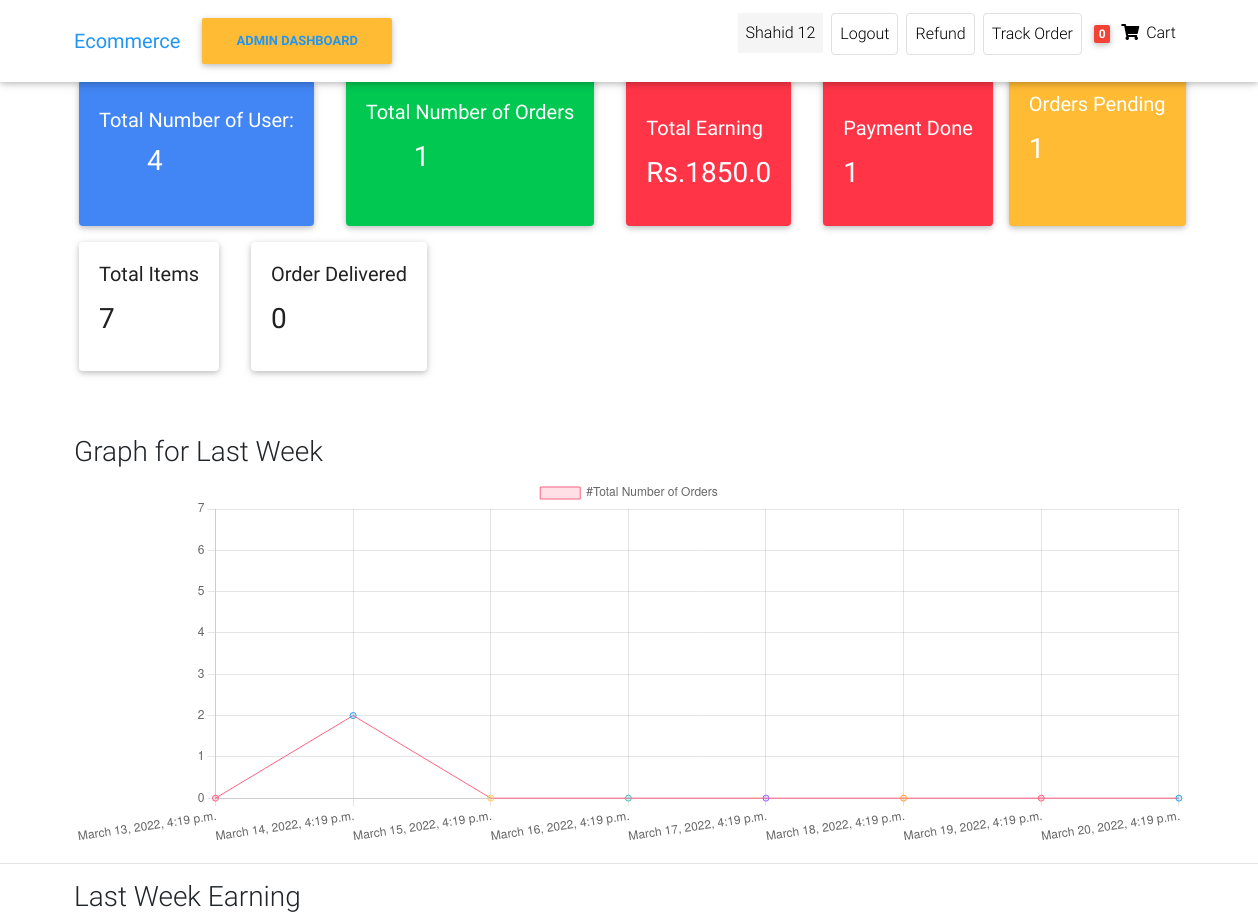
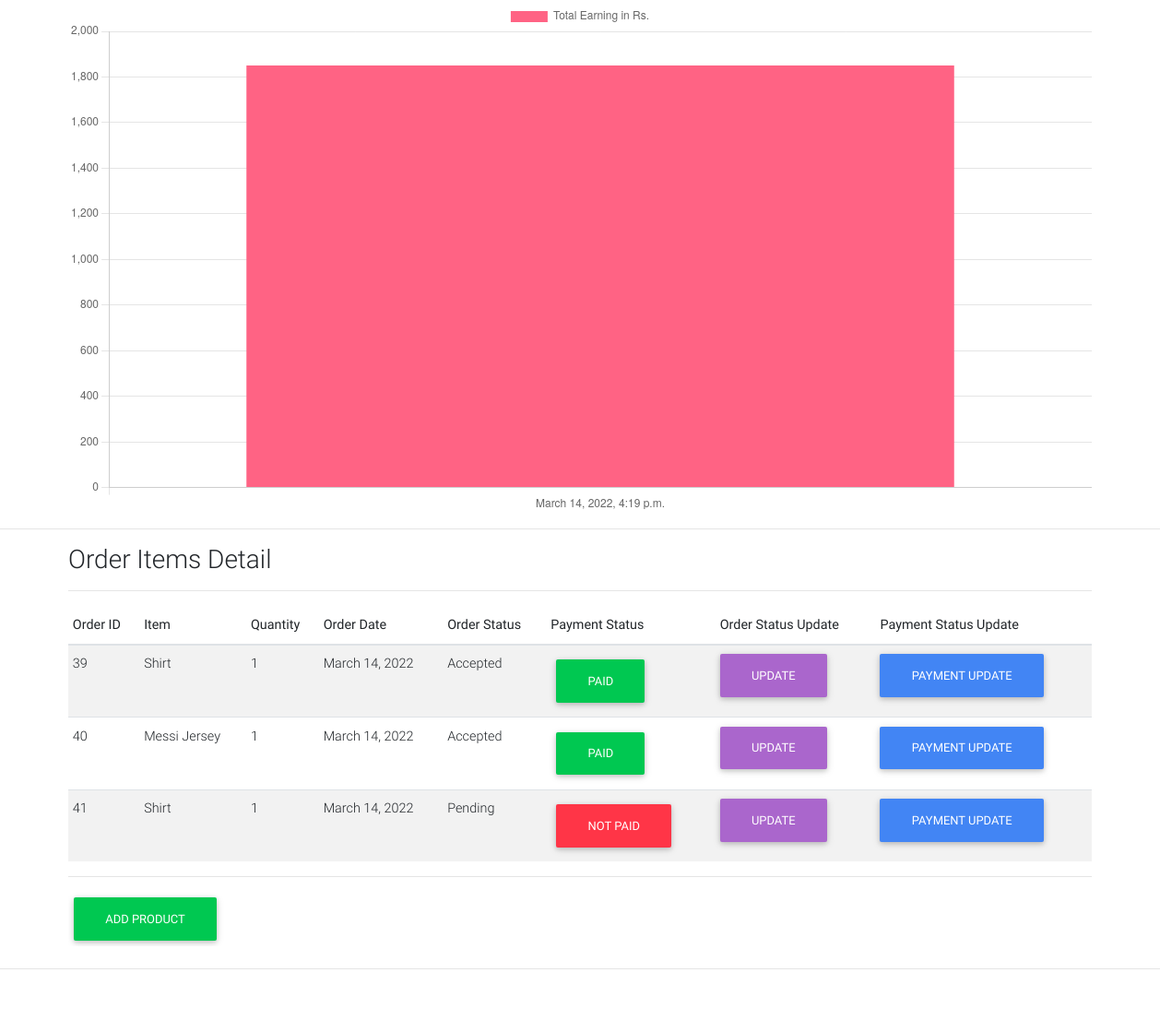
/admin-dashboard/ (signed in), run on the app's committed database (2 pictures, top to bottom).
### front/models.py (models this page shows, shortened)
class Customer(AbstractUser):#Users is customer here
    phone=models.CharField(max_length=12,default="")
    gender=models.CharField(max_length=15,default="")
    user_address=models.CharField(max_length=50,default="")

class OrderItem(models.Model):
    user=models.ForeignKey(Customer,on_delete=models.CASCADE,null=True,blank=True)
    ordered=models.BooleanField(default=False)
    item=models.ForeignKey(Item,on_delete=models.CASCADE)
    quantity=models.IntegerField(default=1)

class Item(models.Model):
    upload_path = 'Images'
    title=models.CharField(max_length=50)
    price=models.FloatField()
    discount_price=models.FloatField(blank=True,null=True)
    category=models.CharField(choices=CATEGORY_CHOICES,max_length=2)
    label=models.CharField(choices=LABEL_CHOICES,max_length=1)
    slug=models.SlugField(blank=True)
    description=models.TextField()
    image=models.ImageField(upload_to=upload_path,null=True,blank=True)

class Order(models.Model):
    user=models.ForeignKey(Customer,on_delete=models.CASCADE)
    ref_code=models.CharField(max_length=20,blank=True,null=True)
    items=models.ManyToManyField(OrderItem)
    start_date = models.DateTimeField(auto_now_add=True)
    ordered_date=models.DateField()
    ordered=models.BooleanField(default=False)#it check whether has been ordered or not
    billing_address=models.ForeignKey('Address',related_name='billing_address',on_delete=models.SET_NULL,blank=True,null=True)
    shipping_address=models.ForeignKey('Address',related_name='shipping_address',on_delete=models.SET_NULL,blank=True,null=True)
    payment_detail=models.ForeignKey('Payments',on_delete=models.SET_NULL,blank=True,null=True)
    coupon=models.ForeignKey('Coupon',on_delete=models.SET_NULL,blank=True,null=True)
    being_delivered=models.BooleanField(default=False)#deliver hogaya
    received=models.BooleanField(default=False)#order hmne receive karliya
    order_status=models.CharField(choices=status,max_length=10,default='Pe')
    refund_requested=models.BooleanField(default=False)
    refund_granted=models.BooleanField(default=False)

### front/views.py (the view)
# urls.py: path('admin-dashboard/',  views.admin_dashboard, name='admin_dashboard'),
@login_required(login_url="login/")
def admin_dashboard(request):
    users=Customer.objects.all().count()
    total_ordered=Order.objects.filter(ordered=True).count()
    total_earnings=Payments.objects.aggregate(Sum('amount'))
    print(total_earnings['amount__sum'])
    order_pending=Order.objects.filter(order_status="Pe").count()
    order_delivered=Order.objects.filter(order_status="D").count()
    order_payment_done=Order.objects.filter(payment_detail__paid=True).count()
    orders=Order.objects.all()
    payment_ids=Payments.objects.all()
    for order in orders:
        print("Payment Detail",order.payment_detail.id)
    total_items=Item.objects.all().count()
    today=datetime.datetime.now()
    last_week=today-datetime.timedelta(days=7)
    seven_days_count=[]
    seven_days_date=[]
    seven_days_earning=[]
    seven_days_record=[]
    n=0
    while(n<8):
        if n==0:
            last_week
        else:
            last_week=last_week+datetime.timedelta(days=1)
        seven_days_date.append(last_week)
        last_seven_days_orders=Order.objects.filter(ordered_date=last_week)
        last_seven_days_orders_count=last_seven_days_orders.count()
        payment=Payments.objects.filter(timestamp__date=last_week.date())
        total_earning=payment.aggregate(Sum('amount'))
        if total_earning['amount__sum']:
            seven_days_earning.append(total_earning['amount__sum'])
            seven_days_record.append(last_week)
        seven_days_count.append(last_seven_days_orders_count)
        n+=1
    context={'orders':orders,'users':users,'total_ordered':total_ordered,'total_earnings':total_earnings['amount__sum']
    ,'order_pending':order_pending,'total_items':total_items,'seven_days_count':seven_days_count,'seven_days_date':seven_days_date,
    'seven_days_earning':seven_days_earning,'seven_days_record':seven_days_record,'order_delivered':order_delivered,'order_payment_done':order_payment_done
    ,'payment':payment}
    return render(request,'Ecommerce/admin_dashboard.html',context=context)

### front/templatetags/cart_template_tags.py (called while the page is built)
@register.filter
def cart_item_count(user):
    if user.is_authenticated:
        qs=Order.objects.filter(user=user,ordered=False)
        if qs.exists():
            return qs[0].items.count()
    return 0

### front/templates/Ecommerce/admin_dashboard.html (shortened to what this page needs)
<!DOCTYPE html>
{% load static %}
{% load cart_template_tags %}
<html lang="en">
    <head>
        <link rel="stylesheet"
              href="https://use.fontawesome.com/releases/v5.11.2/css/all.css">
        <link href="{% static 'css/bootstrap.min.css' %}" rel="stylesheet">
        <link href="{% static 'css/mdb.min.css' %}" rel="stylesheet">
        <link href="{% static 'static' %}" rel="stylesheet">
    </head>
    <body>
       {% include 'Ecommerce/navbar.html' %}
            <div id="carousel-example-1z"
                 class="carousel slide carousel-fade pt-4"
                 data-ride="carousel">
                <ol class="carousel-indicators">
                    <li data-target="#carousel-example-1z" data-slide-to="0" class="active"></li>
                    <li data-target="#carousel-example-1z" data-slide-to="1"></li>
                    <li data-target="#carousel-example-1z" data-slide-to="2"></li>
                </ol>
{% if user.is_authenticated and user.is_staff and user.is_superuser %}
<main>
        <div class="container-fluid row m-5 ">
            <div class="card text-white bg-primary mb-3 mx-3 mt-2"
                 style="max-width: 18rem;">
                <div class="card-body">
                    <h5 class="card-title mt-2">
                        Total Number of User:
                    </h5>
                    <p class="card-title">
                        <h3 class="mx-5">{{users}}<h3>
                    </p>
                </div>
            </div>
            <div class="card text-white bg-success mb-3 mx-3" style="max-width: 18rem;">
                <div class="card-body">
                    <h5 class="card-title mt-2">
                        Total Number of Orders
                    </h5>
                    <p class="card-text">
                        <h3 class="mx-5">{{total_ordered}}<h3>
                    </p>
                </div>
            </div>
            <div class="card text-white bg-danger mb-3 mx-3" style="max-width: 18rem;">
                <div class="card-body">
                    <h5 class="card-title">
                        <br>
                        Total   Earning
                    </h5>
                    <p class="card-text mx-5">
                        <h3>{% if total_earnings  %}Rs.{{total_earnings}}</h3>{% else %}
                        Rs.0
                        {% endif %}
                    </p>
                </div>
            </div>
            <div class="card text-white bg-danger mb-3 mx-3" style="max-width: 18rem;">
                <div class="card-body">
                    <h5 class="card-title">
                        <br>
                        Payment Done
                    </h5>
                    <p class="card-text mx-5">
                        <h3>{{order_payment_done}}</h3>
                    </p>
                </div>
            </div>
            <div class="card text-white bg-warning mb-3" style="max-width: 18rem;">
                <div class="card-body">
                    <h5 class="card-title">
                        Orders Pending
                     </h5>
                    <p class="card-text mx-5">
                        <h3>{{order_pending}}</h3>
                    </p>
                </div>
            </div>
            <div class="card text-dark bg-white mb-3 mx-3" style="max-width: 18rem;">
                <div class="card-body">
                    <h5 class="card-title">
                        Total Items
                     </h5>
                    <p class="card-text mx-5">
                        <h3>{{total_items}}</h3>
                    </p>
                </div>
            </div>
            <div class="card text-dark bg-white mb-3 mx-3" style="max-width: 18rem;">
                <div class="card-body">
                    <h5 class="card-title">
                        Order Delivered
                     </h5>
                    <p class="card-text mx-5">
                        <h3>{{order_delivered}}</h3>
                    </p>
                </div>
            </div>
        </div>
</main>
<div class="container ">
  <h3>Graph for Last Week</h3>
    <canvas id="myChart" width="300" height="100"></canvas>
<script>
const ctx = document.getElementById('myChart').getContext('2d');
const myChart = new Chart(ctx, {
    type: 'line',
    data: {
        labels: [{% for days in seven_days_date %}'{{days}}',{% endfor %}],
        datasets: [{
            label: '#Total Number of Orders',
            data: [{% for count_of_orders in seven_days_count %}'{{count_of_orders}}',{% endfor %},1,2,3,4,5,6,7],
            backgroundColor: [
                'rgba(255, 99, 132, 0.2)',
                'rgba(54, 162, 235, 0.2)',
                'rgba(255, 206, 86, 0.2)',
                'rgba(75, 192, 192, 0.2)',
                'rgba(153, 102, 255, 0.2)',
                'rgba(255, 159, 64, 0.2)'
            ],
            borderColor: [
                'rgba(255, 99, 132, 1)',
                'rgba(54, 162, 235, 1)',
                'rgba(255, 206, 86, 1)',
                'rgba(75, 192, 192, 1)',
                'rgba(153, 102, 255, 1)',
                'rgba(255, 159, 64, 1)'
            ],
            borderWidth: 1
        }]
    },
    options: {
      responsive: true,
      maintainAspectRatio: true,
        scales: {
            y: {
                beginAtZero: true,
                stepSize: 1,
            }
        }
    }
});
</script>
</div>
<hr>
<div class="container">
  <h3>Last Week Earning</h3>
  <canvas id="myAnotherChart"></canvas>
  <script>
    const myAnotherChart = new Chart(
      document.getElementById('myAnotherChart'),
      config
    );
  </script>
</div>
<hr>
<div class="container mt-3">
    <h3>Order Items Detail</h3>
    <hr>
    <div class="table-responsive">
        <table class="table table-striped table-sm">
          <thead>
            <tr>
              <th scope="col">Order ID</th>
              <th scope="col">Item</th>
              <th scope="col">Quantity</th>
              <th scope="col">Order Date</th>
              <th scope="col">Order Status</th>
              <th scope="col">Payment Status</th>
               <th scope="col">Order Status Update</th>
               <th scope="col">Payment Status Update</th>
            </tr>
          </thead>
          <tbody>
            {% for order in orders %}
            {% for items in order.items.all %}
            <tr>
              <td>{{items.id}}</td>
              <td>{{items.item.title}}</td>
              <td>{{items.quantity}}</td>
              <td>{{order.ordered_date}}</td>
              {% if order.order_status == 'D' %}
              <td class="btn btn-success">{{order.get_order_status_display}}</td>
              {% else %}
              <td >{{order.get_order_status_display}}</td>
              {% endif %}
              <td>{% if order.payment_detail.paid %}<span class="btn btn-success">Paid</span>{% else %}<span class="btn btn-danger">Not Paid</span>{% endif %}
                </td>
              <td><a href="{% url 'update-order-status' order.id %}" class="btn btn-secondary">Update</a></td>
              <td><a href="{% url 'update-payment-status' order.payment_detail.id %}" class="btn btn-primary">Payment Update</a></td>
            </tr>
            {% endfor %}
            {% endfor %}
          </tbody>
        </table>
        <hr>
        <a class="btn btn-success" href="{% url 'admin-add-item' %}">Add Product</a>
      </div>
</div>
{% else %}
<h2>You have no access to this Page.This page is for admin</h2>
{% endif %}
<footer class="page-footer text-center font-small mt-4 wow fadeIn">
    <hr class="my-4">
    <div class="pb-4">
        <a href="https://www.facebook.com/mdbootstrap" target="_blank">
            <i class="fab fa-facebook-f mr-3"></i>
        </a>
        <a href="https://twitter.com/MDBootstrap" target="_blank">
            <i class="fab fa-twitter mr-3"></i>
        </a>
        <a href="https://www.youtube.com/watch?v=7MUISDJ5ZZ4" target="_blank">
            <i class="fab fa-youtube mr-3"></i>
        </a>
        <a href="https://plus.google.com/u/0/b/107863090883699620484"
           target="_blank">
            <i class="fab fa-google-plus-g mr-3"></i>
        </a>
        <a href="https://dribbble.com/mdbootstrap" target="_blank">
            <i class="fab fa-dribbble mr-3"></i>
        </a>
        <a href="https://pinterest.com/mdbootstrap" target="_blank">
            <i class="fab fa-pinterest mr-3"></i>
        </a>
        <a href="https://github.com/mdbootstrap/bootstrap-material-design"
           target="_blank">
            <i class="fab fa-github mr-3"></i>
        </a>
        <a href="http://codepen.io/mdbootstrap/" target="_blank">
            <i class="fab fa-codepen mr-3"></i>
        </a>
    </div>
</footer>
</body>
</html>

### front/templates/Ecommerce/navbar.html (shortened to what this page needs)
{% load cart_template_tags %}
 <nav class="navbar fixed-top navbar-expand-lg navbar-light white scrolling-navbar">
    <div class="container">
      <a class="navbar-brand waves-effect" href="/" >
        <strong class="blue-text">Ecommerce</strong>
      </a>
      {% if user.is_authenticated and user.is_staff and user.is_superuser %}
      <a class="navbar-brand btn btn-warning " href="{% url 'admin_dashboard' %}" >
        <strong class="blue-text">Admin Dashboard</strong>
      </a>
      {% endif %}
      <div class="collapse navbar-collapse" id="navbarSupportedContent">
        <ul class="navbar-nav nav-flex-icons">
          {% if request.user.is_authenticated %}
          <li class="nav-item mx-1">
            <p class="nav-link  "
            style="background-color:whitesmoke;"
             >
              {{request.user.first_name}}
          </p>
          </li>
          <li class="nav-item mx-1">
            <a href="{% url 'account_logout' %}" class="nav-link border border-light rounded waves-effect"
             >
              Logout
            </a>
          </li>
          <li class="nav-item mx-1">
            <a href="{% url 'request-refund' %}" class="nav-link border border-light rounded waves-effect"
             >
              Refund
            </a>
          </li>
          <li class="nav-item mx-1">
            <a href="{% url 'track-order' %}" class="nav-link border border-light rounded waves-effect"
            >
              Track Order
            </a>
          </li>
          {% endif %}
          {% if user.is_authenticated %}
          <li class="nav-item">
            <a href="{% url 'order-summary' %}" class="nav-link waves-effect">
              <span class="badge red z-depth-1 mr-1"> {{request.user|cart_item_count}} </span>
              <i class="fas fa-shopping-cart"></i>
              <span class="clearfix d-none d-sm-inline-block"> Cart </span>
            </a>
          </li>
          {% endif %}
        </ul>
      </div>
    </div>
  </nav>

### front/templates/Ecommerce/admin_dashboard.html (style rules this page uses)
html, body, header, .carousel { height: 60vh; }

### data on the page
Customer: user.first_name "Shahid 12", user|cart_item_count "0"
Order: ordered_date "March 14, 2022", order_status "Accepted"
OrderItem: id "39", item "Shirt", quantity "1", shows "PAID"
OrderItem: id "40", item "Messi Jersey", quantity "1", shows "PAID"
Order: ordered_date "March 14, 2022", order_status "Pending"
OrderItem: id "41", item "Shirt", quantity "1", shows "NOT PAID"

### other printed values
{{ users }} "4"
{{ total_ordered }} "1"
{{ total_earnings }} "1850.0"
{{ order_payment_done }} "1"
{{ order_pending }} "1"
{{ total_items }} "7"
{{ order_delivered }} "0"
chart data {{ count_of_orders }} 0, 2, 0, 0, 0, 0, 0, 0
